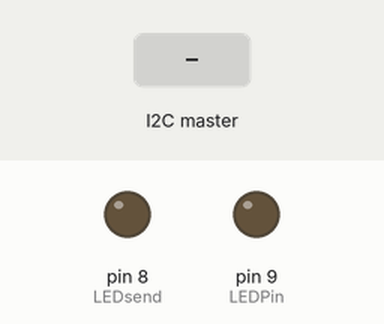
Simulated run of this sketch. Board: Arduino Uno, built with avr-gcc and run on an emulated ATmega328P. Shown: output pins drawn as LEDs (lit = HIGH). The inputs (shaded band) are chosen by the test bench.

Above: at 1.2 s.
1.3 s: the I2C master sends the byte 1
At 2.3 s:
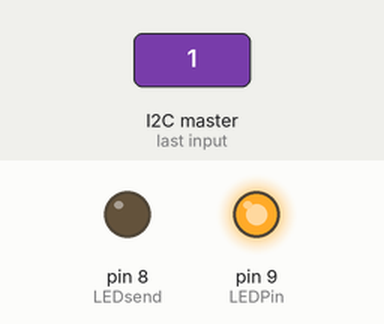
2.8 s: the I2C master sends the byte 0
At 3.5 s:
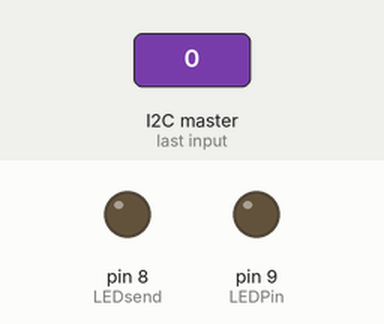
Timing chart, 0 to 5.8 s (numbered marks = the images above; inputs shaded):
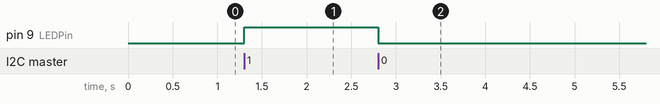

The sketch:

esclavo.ino
```cpp
#include <Wire.h>

const int slaveDir = 0x08;
const int LEDPin = 9;
const int LEDsend = 8;

int buttonState; // Variable para almacenar el estado del botón recibido
const int pointTime = 200;
const int timeDelta = 50;
bool pressed = false; bool isAChar = false;
char palabra[5] = "";

int startPressed, endPressed, startSpace, endSpace = 0;

void setup() {
  Wire.begin(slaveDir);            // Iniciar como esclavo con dirección 8
  Wire.onReceive(receiveEvent); // Registrar función de recepción
  Wire.onRequest(requestEvent);  // Registra función de solicitud
  Serial.begin(9600);       // Iniciar comunicación serial para depuración
  pinMode(LEDPin, OUTPUT);
  pinMode(LEDsend, OUTPUT);
}

void loop() {
  // Nada que hacer aquí, todo el trabajo se hace en receiveEvent
}

void receiveEvent(int howMany) {
  while(Wire.available()){
    buttonState = Wire.read(); // Leer el estado del botón
    if(!isAChar){
      if (buttonState == 1){  // calcular tiempo que no estuvo presionado
        digitalWrite(LEDPin, HIGH);
        if(!pressed){
          pressed = true;
          startPressed = millis(); endPressed = 0;
          endSpace = millis();

          int time = endSpace - startSpace;
          if (time >= pointTime - timeDelta && time<=pointTime+ timeDelta){
          }
          else if(time >= 3*(pointTime - timeDelta) && time <= 3*(pointTime + timeDelta)){
            isAChar = true;
            delay(100);
          }
        }
      }else{
        digitalWrite(LEDPin, LOW);
        if(pressed){  // calcular tiempo que estuvo presionado
          pressed = false;
          endPressed=millis();
          startSpace=millis(); endSpace = 0;
          int time = endPressed - startPressed;
          if (time >= pointTime - timeDelta && time<=pointTime+ timeDelta){
            strcat(palabra,".");
            Serial.print(".");
          }
          else if(time >= 3*(pointTime - timeDelta) && time <= 3*(pointTime + timeDelta)){
            strcat(palabra,"-");
            Serial.print("-");
          }
        }
      }
    }
  }
}

void requestEvent(){
    if (isAChar){  // encontró un espacio, entonces se envía la palabra
      digitalWrite(LEDsend, HIGH);
      delay(200);
      Serial.println();
      Serial.print("Morse enviado: ");
      Serial.print(palabra);
      Serial.println();
      Wire.write(palabra, sizeof(palabra));
      isAChar = false;
      strncpy(palabra, "",sizeof(palabra));
      //digitalWrite(LEDsend,LOW);
    }else{  // si no, envía empty
      digitalWrite(LEDsend, LOW);
      //Wire.write("EMPTY", sizeof("EMPTY"));
    }
}
```

Measured:
- after the input at 1.3 s, pin 9 (LEDPin): LOW → HIGH at once
- after the input at 2.8 s, pin 9 (LEDPin): HIGH → LOW at once
